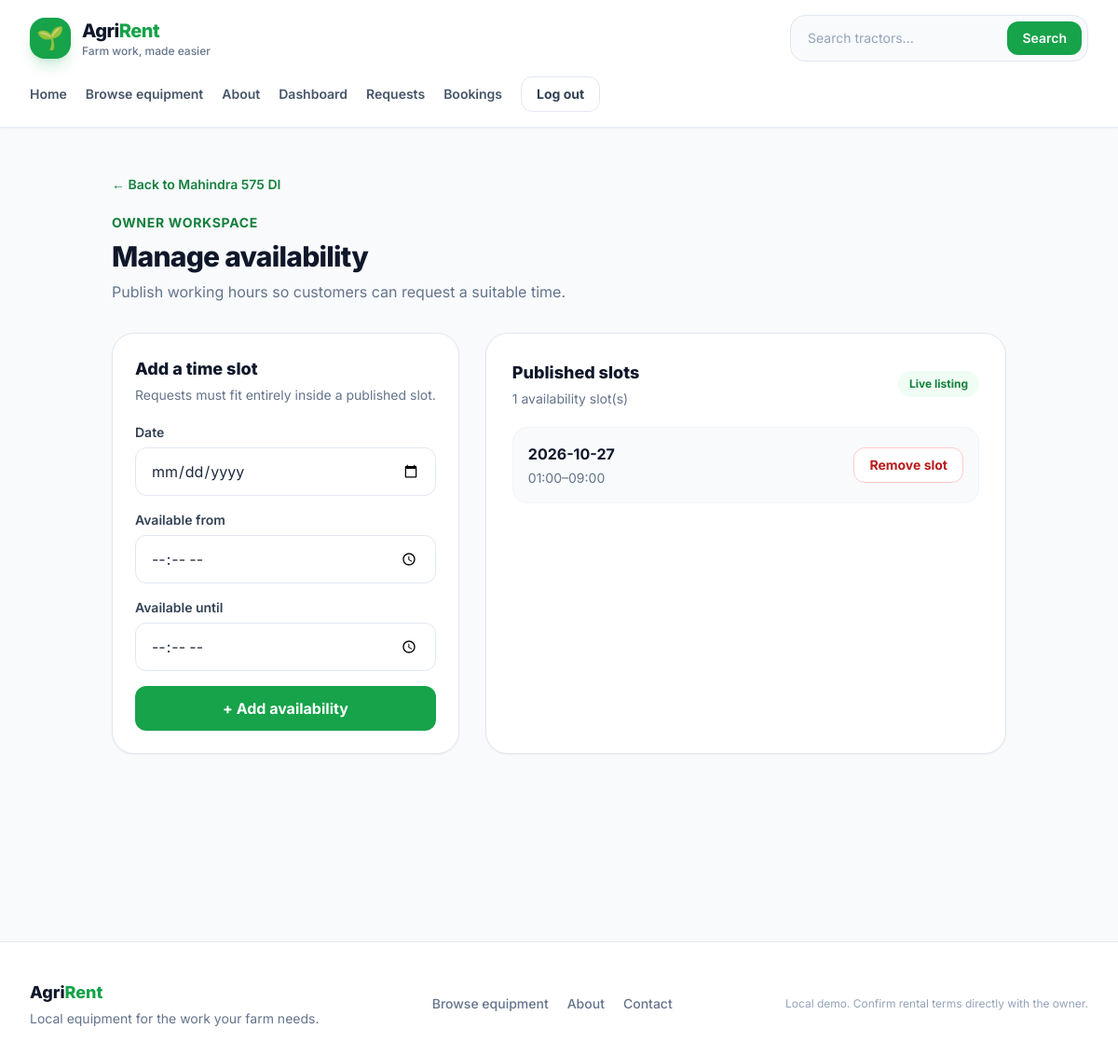
The app's page /tractors/1/availability (signed in) with its own data.
### tables this page shows
CREATE TABLE tractor_listings (
    id INTEGER PRIMARY KEY AUTOINCREMENT,
    owner_id INTEGER NOT NULL REFERENCES users(id),
    name TEXT NOT NULL,
    brand TEXT NOT NULL,
    model TEXT NOT NULL,
    location TEXT NOT NULL,
    phone TEXT NOT NULL,
    photo_url TEXT NOT NULL DEFAULT '',
    services TEXT NOT NULL DEFAULT '',
    hourly_rate REAL NOT NULL DEFAULT 0 CHECK (hourly_rate >= 0),
    acre_rate REAL NOT NULL DEFAULT 0 CHECK (acre_rate >= 0),
    active INTEGER NOT NULL DEFAULT 1,
    created_at TEXT NOT NULL DEFAULT CURRENT_TIMESTAMP
);

CREATE TABLE availability (
    id INTEGER PRIMARY KEY AUTOINCREMENT,
    listing_id INTEGER NOT NULL REFERENCES tractor_listings(id),
    available_date TEXT NOT NULL,
    start_time TEXT NOT NULL,
    end_time TEXT NOT NULL,
    CHECK (start_time < end_time),
    UNIQUE (listing_id, available_date, start_time, end_time)
);

### app.py (the view, shortened to what this page needs)
@app.route("/tractors/<int:listing_id>/availability", methods=["GET", "POST"])
@role_required("owner")
def manage_availability(listing_id):
    listing = owned_listing(listing_id, session["user_id"])
    if listing is None:
        abort(404)
    db = get_db()
    slots = db.execute(
        "SELECT * FROM availability WHERE listing_id = ? ORDER BY available_date, start_time",
        (listing_id,),
    ).fetchall()
    return render_template("availability.html", listing=listing, slots=slots)

### app.py (called while the page is built)
def csrf_token():
    if "_csrf_token" not in session:
        session["_csrf_token"] = secrets.token_urlsafe(32)
    return session["_csrf_token"]

@app.before_request
def check_csrf():
    if request.path.startswith("/api/"):
        return
    if request.method == "POST":
        submitted = request.form.get("_csrf_token", "")
        expected = session.get("_csrf_token", "")
        if not submitted or not expected or not secrets.compare_digest(submitted, expected):
            abort(400, description="The form security token is missing or expired. Please go back and try again.")

def login_required(view):
    @wraps(view)
    def wrapped(*args, **kwargs):
        if "user_id" not in session:
            flash("Please log in to continue.", "error")
            return redirect(url_for("login", next=request.path))
        return view(*args, **kwargs)
    return wrapped

def role_required(role):
    def decorate(view):
        @wraps(view)
        @login_required
        def wrapped(*args, **kwargs):
            if session.get("role") != role:
                abort(403)
            return view(*args, **kwargs)
        return wrapped
    return decorate

def current_user():
    if "user_id" not in session:
        return None
    return get_db().execute(
        "SELECT id, customer_code, name, email, phone, role FROM users WHERE id = ?",
        (session["user_id"],),
    ).fetchone()

@app.context_processor
def inject_user():
    return {
        "current_user": current_user(),
        "today": date.today().isoformat(),
        "advance_percent": app.config["ADVANCE_PERCENT"],
    }

def owned_listing(listing_id, owner_id=None, active_only=False):
    db = get_db()
    query = """
        SELECT l.*, u.name AS owner_name, u.email AS owner_email
        FROM tractor_listings l JOIN users u ON u.id = l.owner_id
        WHERE l.id = ?
    """
    params = [listing_id]
    if owner_id is not None:
        query += " AND l.owner_id = ?"
        params.append(owner_id)
    if active_only:
        query += " AND l.active = 1"
    return db.execute(query, params).fetchone()

### database.py (called while the page is built)
def get_db():
    if "db" not in g:
        db_path = Path(current_app.config["DATABASE"])
        db_path.parent.mkdir(parents=True, exist_ok=True)
        g.db = sqlite3.connect(db_path)
        g.db.row_factory = sqlite3.Row
        g.db.execute("PRAGMA foreign_keys = ON")
        g.db.execute("PRAGMA busy_timeout = 5000")
    return g.db

### templates/availability.html (shortened to what this page needs)
{% extends "base.html" %}
{% block content %}
<section class="mx-auto max-w-5xl px-4 py-12 sm:px-6 lg:px-8">
    <a class="text-sm font-semibold text-green-700 hover:text-green-800" href="{{ url_for('tractor_details', listing_id=listing.id) }}">← Back to {{ listing.name }}</a>
    <div class="mt-5">
        <p class="text-sm font-bold uppercase tracking-wider text-green-700">Owner workspace</p>
        <h1 class="mt-2 text-3xl font-extrabold tracking-tight text-slate-900">Manage availability</h1>
        <p class="mt-2 text-slate-500">Publish working hours so customers can request a suitable time.</p>
    </div>
    <div class="mt-8 grid gap-7 lg:grid-cols-[0.8fr_1.2fr]">
        <form method="post" class="h-fit rounded-3xl border border-slate-200 bg-white p-6 shadow-sm">
            <h2 class="text-lg font-extrabold text-slate-900">Add a time slot</h2>
            <p class="mt-1 text-sm text-slate-500">Requests must fit entirely inside a published slot.</p>
            <div class="mt-5 space-y-4">
                <div><label for="available_date" class="mb-1.5 block text-sm font-semibold text-slate-700">Date</label><input id="available_date" type="date" name="available_date" min="{{ today }}" required class="w-full rounded-xl border border-slate-200 px-4 py-3 outline-none focus:border-green-500 focus:ring-4 focus:ring-green-100"></div>
                <div><label for="start_time" class="mb-1.5 block text-sm font-semibold text-slate-700">Available from</label><input id="start_time" type="time" name="start_time" required class="w-full rounded-xl border border-slate-200 px-4 py-3 outline-none focus:border-green-500 focus:ring-4 focus:ring-green-100"></div>
                <div><label for="end_time" class="mb-1.5 block text-sm font-semibold text-slate-700">Available until</label><input id="end_time" type="time" name="end_time" required class="w-full rounded-xl border border-slate-200 px-4 py-3 outline-none focus:border-green-500 focus:ring-4 focus:ring-green-100"></div>
                <button type="submit" class="w-full rounded-xl bg-green-600 px-5 py-3 font-bold text-white transition hover:bg-green-700">+ Add availability</button>
            </div>
        </form>
        <div class="rounded-3xl border border-slate-200 bg-white p-6 shadow-sm sm:p-7">
            <div class="flex items-center justify-between gap-3">
                <div><h2 class="text-lg font-extrabold text-slate-900">Published slots</h2><p class="mt-1 text-sm text-slate-500">{{ slots|length }} availability slot(s)</p></div>
                <span class="rounded-full bg-green-50 px-3 py-1.5 text-xs font-bold text-green-700">Live listing</span>
            </div>
            {% if slots %}
                <div class="mt-5 space-y-3">{% for slot in slots %}
                    <div class="flex flex-wrap items-center justify-between gap-3 rounded-2xl border border-slate-100 bg-slate-50 p-4">
                        <div><p class="font-bold text-slate-900">{{ slot.available_date }}</p><p class="mt-1 text-sm text-slate-500">{{ slot.start_time }}–{{ slot.end_time }}</p></div>
                        <form method="post">
                            <button type="submit" class="rounded-xl border border-red-200 bg-white px-4 py-2 text-sm font-bold text-red-700 hover:bg-red-50">Remove slot</button>
                        </form>
                    </div>
                {% endfor %}</div>
            {% else %}
                <div class="mt-5 rounded-2xl border border-dashed border-slate-300 px-5 py-12 text-center"><p class="font-bold text-slate-800">No slots published yet</p><p class="mt-1 text-sm text-slate-500">Add a date and time to let customers request this tractor.</p></div>
            {% endif %}
        </div>
    </div>
</section>
{% endblock %}

### records on screen
tractor_listings: name "Mahindra 575 DI"
availability: available_date "2026-10-27", start_time "01:00", end_time "09:00"

### other values on screen
{{ slots|length }} "1"
